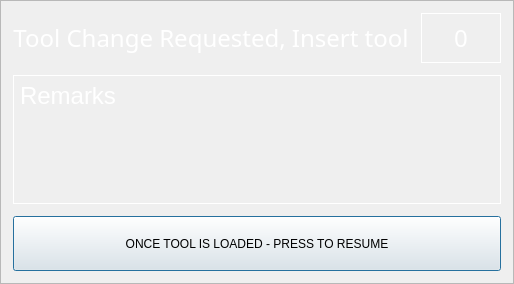
<?xml version="1.0" encoding="UTF-8"?>
<ui version="4.0">
 <class>Dialog</class>
 <widget class="QDialog" name="Dialog">
  <property name="windowModality">
   <enum>Qt::WindowModality::ApplicationModal</enum>
  </property>
  <property name="geometry">
   <rect>
    <x>0</x>
    <y>0</y>
    <width>421</width>
    <height>284</height>
   </rect>
  </property>
  <property name="windowTitle">
   <string>Manual Tool Change</string>
  </property>
  <property name="modal">
   <bool>true</bool>
  </property>
  <layout class="QHBoxLayout" name="horizontalLayout">
   <property name="spacing">
    <number>0</number>
   </property>
   <property name="leftMargin">
    <number>0</number>
   </property>
   <property name="topMargin">
    <number>0</number>
   </property>
   <property name="rightMargin">
    <number>0</number>
   </property>
   <property name="bottomMargin">
    <number>0</number>
   </property>
   <item>
    <widget class="QFrame" name="frame">
     <property name="styleSheet">
      <string notr="true">.QFrame {
    color: white;
    font-family: &quot;Bebas Kai&quot;;
    font-size: 16pt;
}

.QLabel {
    color: white;
    font-family: &quot;Bebas Kai&quot;;
    font-size: 18pt;    
}
</string>
     </property>
     <property name="frameShape">
      <enum>QFrame::Shape::StyledPanel</enum>
     </property>
     <property name="frameShadow">
      <enum>QFrame::Shadow::Raised</enum>
     </property>
     <layout class="QGridLayout" name="gridLayout">
      <property name="leftMargin">
       <number>12</number>
      </property>
      <property name="topMargin">
       <number>12</number>
      </property>
      <property name="rightMargin">
       <number>12</number>
      </property>
      <property name="bottomMargin">
       <number>12</number>
      </property>
      <property name="spacing">
       <number>12</number>
      </property>
      <item row="3" column="1" colspan="2">
       <widget class="QLabel" name="lblToolRemark">
        <property name="sizePolicy">
         <sizepolicy hsizetype="Preferred" vsizetype="Expanding">
          <horstretch>0</horstretch>
          <verstretch>0</verstretch>
         </sizepolicy>
        </property>
        <property name="minimumSize">
         <size>
          <width>0</width>
          <height>60</height>
         </size>
        </property>
        <property name="frameShape">
         <enum>QFrame::Shape::Box</enum>
        </property>
        <property name="frameShadow">
         <enum>QFrame::Shadow::Plain</enum>
        </property>
        <property name="text">
         <string>Remarks</string>
        </property>
        <property name="alignment">
         <set>Qt::AlignmentFlag::AlignLeading|Qt::AlignmentFlag::AlignLeft|Qt::AlignmentFlag::AlignTop</set>
        </property>
        <property name="styleSet" stdset="0">
         <string>dataField17</string>
        </property>
       </widget>
      </item>
      <item row="0" column="1">
       <widget class="QLabel" name="label_1">
        <property name="font">
         <font>
          <family>Bebas Kai</family>
          <pointsize>18</pointsize>
          <italic>false</italic>
          <bold>false</bold>
         </font>
        </property>
        <property name="text">
         <string>Tool Change Requested, Insert tool</string>
        </property>
        <property name="alignment">
         <set>Qt::AlignmentFlag::AlignCenter</set>
        </property>
       </widget>
      </item>
      <item row="0" column="2">
       <widget class="QLabel" name="lblToolNumber">
        <property name="sizePolicy">
         <sizepolicy hsizetype="Preferred" vsizetype="Preferred">
          <horstretch>1</horstretch>
          <verstretch>0</verstretch>
         </sizepolicy>
        </property>
        <property name="minimumSize">
         <size>
          <width>80</width>
          <height>50</height>
         </size>
        </property>
        <property name="maximumSize">
         <size>
          <width>100</width>
          <height>16777215</height>
         </size>
        </property>
        <property name="font">
         <font>
          <family>Bebas Kai</family>
          <pointsize>18</pointsize>
          <italic>false</italic>
          <bold>false</bold>
         </font>
        </property>
        <property name="frameShape">
         <enum>QFrame::Shape::Box</enum>
        </property>
        <property name="text">
         <string>0</string>
        </property>
        <property name="alignment">
         <set>Qt::AlignmentFlag::AlignCenter</set>
        </property>
        <property name="styleSet" stdset="0">
         <string>dataField17</string>
        </property>
       </widget>
      </item>
      <item row="4" column="1" colspan="2">
       <widget class="QPushButton" name="btnDone">
        <property name="sizePolicy">
         <sizepolicy hsizetype="MinimumExpanding" vsizetype="MinimumExpanding">
          <horstretch>0</horstretch>
          <verstretch>0</verstretch>
         </sizepolicy>
        </property>
        <property name="minimumSize">
         <size>
          <width>0</width>
          <height>55</height>
         </size>
        </property>
        <property name="maximumSize">
         <size>
          <width>16777215</width>
          <height>55</height>
         </size>
        </property>
        <property name="styleSheet">
         <string notr="true">font: 75 17pt &quot;Bebas Kai&quot;;</string>
        </property>
        <property name="text">
         <string>ONCE TOOL IS LOADED - PRESS TO RESUME</string>
        </property>
       </widget>
      </item>
     </layout>
    </widget>
   </item>
  </layout>
 </widget>
 <resources/>
 <connections>
  <connection>
   <sender>btnDone</sender>
   <signal>clicked()</signal>
   <receiver>Dialog</receiver>
   <slot>accept()</slot>
   <hints>
    <hint type="sourcelabel">
     <x>64</x>
     <y>220</y>
    </hint>
    <hint type="destinationlabel">
     <x>31</x>
     <y>332</y>
    </hint>
   </hints>
  </connection>
 </connections>
</ui>
